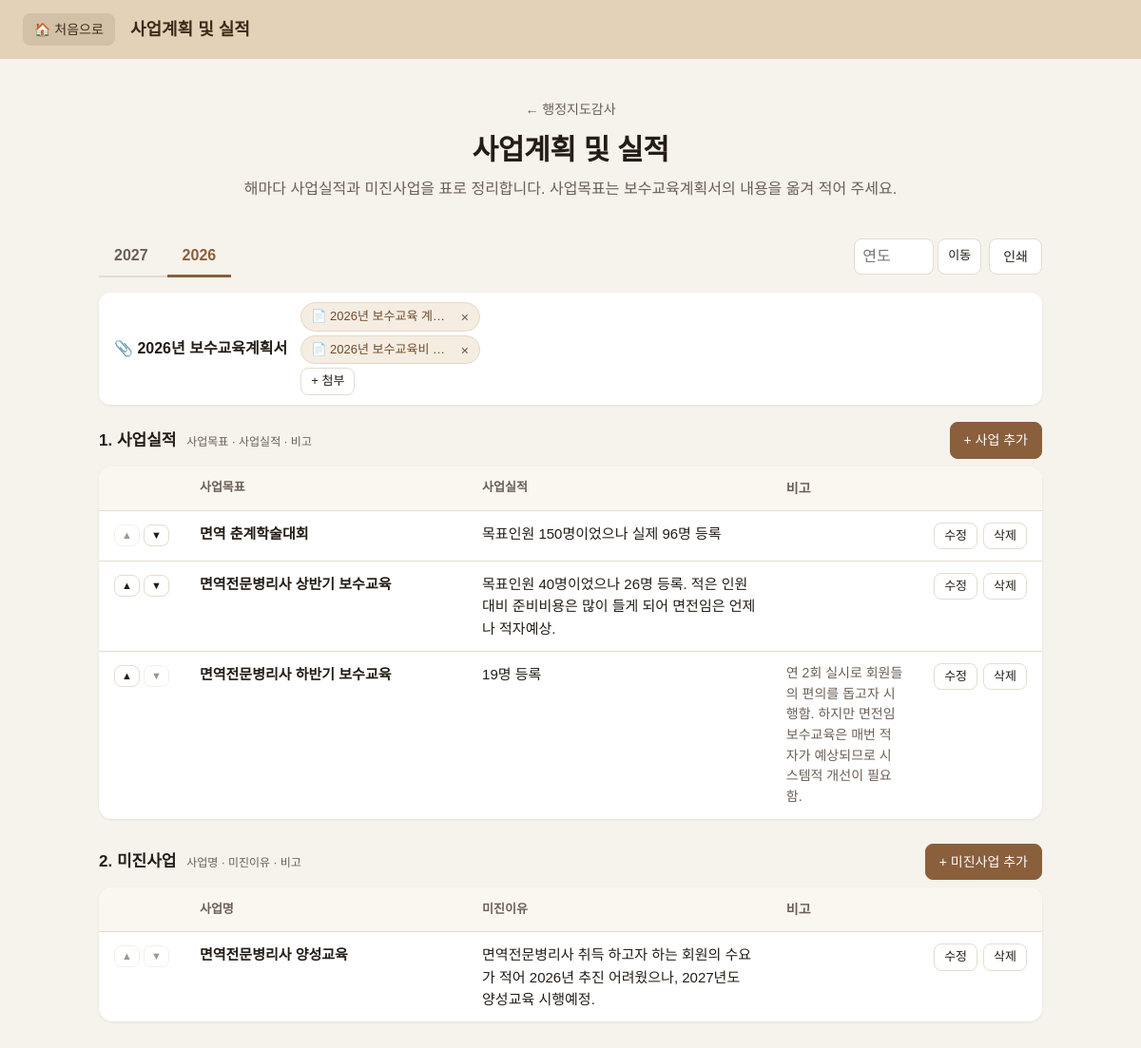
/audit/plans, run on the app's committed database.
### tables this page shows
CREATE TABLE files (
    id            INTEGER PRIMARY KEY AUTOINCREMENT,
    original_name TEXT NOT NULL,
    stored_path   TEXT NOT NULL,
    file_type     TEXT,                 -- pdf / doc / img
    target_type   TEXT,                 -- meeting, event, document ...
    target_id     INTEGER,
    uploaded_at   TEXT DEFAULT CURRENT_TIMESTAMP
, note TEXT);

CREATE TABLE plans (
    id      INTEGER PRIMARY KEY AUTOINCREMENT,
    kind    TEXT NOT NULL,              -- 실적 / 미진
    name    TEXT NOT NULL,              -- 사업목표 또는 사업명
    result  TEXT,                       -- 사업실적 또는 미진이유
    note    TEXT,
    year    INTEGER
, sort_order INTEGER);

### routes/plans.py (the view)
@bp.route("/audit/plans")
def list_view():
    with db() as conn:
        found = {r[0] for r in conn.execute("SELECT DISTINCT year FROM plans WHERE year IS NOT NULL")}
        found |= {r[0] for r in conn.execute("SELECT DISTINCT target_id FROM files WHERE target_type = ?", (PLAN_DOC,))}
        years = sorted(found, reverse=True)
        this_year = datetime.now().year
        default = this_year if this_year in found else (years[0] if years else this_year)
        sel = request.args.get("year") or str(default)
        sel = sel if sel.isdigit() else str(datetime.now().year)
        year = int(sel)
        if year not in years:
            years = sorted(set(years) | {year}, reverse=True)
        rows = conn.execute("SELECT * FROM plans WHERE year = ? ORDER BY COALESCE(sort_order, id), id", (year,)).fetchall()
        docs = storage.files_for(conn, (PLAN_DOC,), [year]).get((PLAN_DOC, year), [])
        events_rows = conn.execute("SELECT * FROM events WHERE substr(held_on, 1, 4) = ? ORDER BY held_on, start_time, id", (sel,)).fetchall()
        prev_goals = conn.execute("SELECT COUNT(*) FROM plans WHERE year = ? AND kind = '실적'", (year - 1,)).fetchone()[0]
    events = [_event_option(e) for e in events_rows]
    results = [r for r in rows if r["kind"] == "실적"]
    lags = [r for r in rows if r["kind"] == "미진"]
    return render_template(
        "plans.html", page=get_menu("plans"), years=years, year=year, results=results, lags=lags, docs=docs,
        accept=storage.ACCEPT_ATTR, can_copy=bool(prev_goals) and not results, events=events,
        has_pdf=any(d["file_type"] == "pdf" for d in docs))

### app.py (called while the page is built)
@app.context_processor
def inject_globals():
    return {"app_title": APP_TITLE, "menu": MENU}

### auth.py (called while the page is built, shortened)
def _get(key, default=None):
    with db() as conn:
        row = conn.execute("SELECT value FROM settings WHERE key = ?", (key,)).fetchone()
    return row["value"] if row else default

def password_is_set():
    return _get("money_password_hash") is not None

def is_unlocked():
    stamp = session.get("unlocked_at")
    if not stamp or session.get("epoch") != _get("lock_epoch", "0"):
        return False
    return time.time() - stamp < IDLE_SECONDS

@bp.before_app_request
def guard():
    if not request.path.startswith(PROTECTED_PATHS):
        return None

@bp.app_context_processor
def inject_lock_state():
    return {"unlocked": is_unlocked(), "password_set": password_is_set()}

### menu.py (called while the page is built)
def get_menu(key):
    for item in MENU:
        if item["key"] == key:
            return item
    return None

### models.py (called while the page is built)
def get_db():
    conn = sqlite3.connect(DB_PATH)
    conn.row_factory = sqlite3.Row
    conn.execute("PRAGMA foreign_keys = ON")
    return conn

@contextmanager
def db():
    conn = get_db()
    try:
        yield conn
        conn.commit()
    except Exception:
        conn.rollback()
        raise
    finally:
        conn.close()

### routes/plans.py (called while the page is built)
def _event_option(e):
    try:
        d = datetime.strptime(e["held_on"], "%Y-%m-%d")
        day = f"{d.year}. {d.month}. {d.day}.({WEEKDAYS[d.weekday()]})"
    except (TypeError, ValueError):
        day = e["held_on"] or ""
    when = day + (f" {e['start_time']}~{e['end_time']}" if e["start_time"] and e["end_time"] else "")
    lines = [f"일시: {when}"]
    if e["place"]:
        lines.append(f"장소: {e['place']}")
    if e["attendees"] is not None:
        lines.append(f"참석: {e['attendees']}명")
    title = e["name"] or e["kind"]
    return {"label": f"{day} · {e['kind']}{' · ' + e['name'] if e['name'] else ''}", "name": title, "text": "\n".join(lines)}

### storage.py (called while the page is built)
def files_for(conn, target_types, target_ids):
    out = {}
    if not target_ids:
        return out
    t_marks = ",".join("?" * len(target_types))
    i_marks = ",".join("?" * len(target_ids))
    rows = conn.execute(
        f"SELECT * FROM files WHERE target_type IN ({t_marks}) AND target_id IN ({i_marks}) ORDER BY id",
        (*target_types, *target_ids))
    for r in rows:
        out.setdefault((r["target_type"], r["target_id"]), []).append(r)
    return out

### templates/plans.html (shortened to what this page needs)
{% extends "base.html" %}
{% from "_files.html" import file_cell, viewer_dialog %}
{% block header_title %}{{ page.title }}{% endblock %}
{% macro plan_table(kind, rows, head1, head2, empty_text) %}
<div class="table-wrap">
  <table class="table plans-table">
    <thead><tr>
      <th class="no-print order-col"></th><th class="p-name">{{ head1 }}</th><th class="p-result">{{ head2 }}</th><th class="p-note">비고</th><th class="no-print actions-col"></th>
    </tr></thead>
    <tbody>
    {% for r in rows %}
      <tr>
        <td class="no-print order-col">
          <form method="post" action="{{ url_for('plans.move', plan_id=r.id) }}"><input type="hidden" name="dir" value="up"><button class="btn small icon" aria-label="위로" {{ 'disabled' if loop.first }}>▲</button></form>
          <form method="post" action="{{ url_for('plans.move', plan_id=r.id) }}"><input type="hidden" name="dir" value="down"><button class="btn small icon" aria-label="아래로" {{ 'disabled' if loop.last }}>▼</button></form>
        </td>
        <td class="p-name">{{ r.name }}</td>
        <td class="p-result">{{ r.result or '' }}</td>
        <td class="p-note">{{ r.note or '' }}</td>
        <td class="no-print actions-col">
          <div class="row-btns">
            <button type="button" class="btn small" data-open-edit="plan-dialog-{{ kind }}" data-id="{{ r.id }}"
                    data-name="{{ r.name }}" data-result="{{ r.result or '' }}" data-note="{{ r.note or '' }}">수정</button>
            <form method="post" action="{{ url_for('plans.delete', plan_id=r.id) }}" data-confirm="'{{ r.name[:30] }}' 항목을 삭제할까요?">
              <button class="btn small danger">삭제</button></form>
          </div>
        </td>
      </tr>
    {% else %}
      <tr><td colspan="5" class="muted empty-row">{{ empty_text }}</td></tr>
    {% endfor %}
    </tbody>
  </table>
</div>
{% endmacro %}
{% block content %}
{% set next_url = request.full_path.rstrip('?') %}
<section class="intro">
  <a class="back no-print" href="{{ url_for('audit_home') }}">← 행정지도감사</a>
  <h1>{{ page.title }}</h1>
  <p class="no-print">해마다 사업실적과 미진사업을 표로 정리합니다. 사업목표는 보수교육계획서의 내용을 옮겨 적어 주세요.</p>
</section>
<div class="toolbar no-print">
  <nav class="tabs" aria-label="연도">
    {% for y in years %}<a class="tab {{ 'active' if y == year }}" href="{{ url_for('plans.list_view', year=y) }}">{{ y }}</a>{% endfor %}
  </nav>
  <div class="actions">
    <form method="get" class="year-jump"><input type="number" name="year" min="2000" max="2100" placeholder="연도" aria-label="다른 연도 열기"><button class="btn small">이동</button></form>
    <button type="button" class="btn" onclick="window.print()">인쇄</button>
  </div>
</div>
<section class="plan-doc no-print">
  <strong>📎 {{ year }}년 보수교육계획서</strong>
  {{ file_cell('plan-doc', docs, url_for('plans.upload'), {'year': year}, accept, next_url) }}
</section>
<section class="plan-block">
  <div class="v-block-head plan-head">
    <h3>1. 사업실적 <small class="muted">사업목표 · 사업실적 · 비고</small></h3>
    <div class="actions no-print">
      <button type="button" class="btn primary" data-open-add="plan-dialog-실적">+ 사업 추가</button>
    </div>
  </div>
  {{ plan_table('실적', results, '사업목표', '사업실적', '등록된 사업이 없습니다. [+ 사업 추가]로 보수교육계획서의 사업목표를 입력하세요.') }}
</section>
<section class="plan-block">
  <div class="v-block-head plan-head">
    <h3>2. 미진사업 <small class="muted">사업명 · 미진이유 · 비고</small></h3>
    <div class="actions no-print"><button type="button" class="btn primary" data-open-add="plan-dialog-미진">+ 미진사업 추가</button></div>
  </div>
  {{ plan_table('미진', lags, '사업명', '미진이유', '미진사업이 없습니다.') }}
</section>
{% endblock %}

### templates/_files.html (shortened to what this page needs)
{% set kind_icon = {'pdf': '📄', 'image': '🖼️', 'docx': '📝', 'doc': '📝', 'hwp': '📃'} %}
{% macro file_cell(group, file_list, upload_url, hidden, accept, next_url) %}
  <div class="file-list">
    {% for f in file_list %}
      <span class="chip">
        <button type="button" class="chip-name" data-view data-group="{{ group }}"
                data-url="{{ url_for('files.view', file_id=f.id) }}"
                data-download="{{ url_for('files.download', file_id=f.id) }}"
                data-kind="{{ f.file_type }}" data-name="{{ f.original_name }}"
                title="{{ f.original_name }}">{{ kind_icon.get(f.file_type, '📎') }} {{ f.original_name }}</button>
        <form class="no-print" method="post" action="{{ url_for('files.delete', file_id=f.id) }}"
              data-confirm="'{{ f.original_name }}' 파일을 삭제할까요?">
          <button class="chip-x" aria-label="{{ f.original_name }} 삭제" title="삭제">✕</button>
        </form>
      </span>
    {% endfor %}
    <form class="attach-form no-print" method="post" enctype="multipart/form-data" action="{{ upload_url }}">
      <button type="button" class="btn small" data-pick>+ 첨부</button>
    </form>
  </div>
{% endmacro %}

### static/style.css (style rules this page uses)
:root { --bg: #f6f2ec; --ink: #241c15; --muted: #6b5f55; --line: #e4dccf; --brand: #8a5f3c; --brand-dark: #6f4b2d; --card: #ffffff; --topbar-bg: #e3d2b8; --topbar-ink: #3d2b1a; }
* { box-sizing: border-box; }
html, body { margin: 0; }
body { background: var(--bg); color: var(--ink); font-family: "Pretendard", "Malgun Gothic", "Apple SD Gothic Neo", "Noto Sans KR", sans-serif; line-height: 1.6; }
a { color: inherit; text-decoration: none; }
.intro { text-align: center; margin-bottom: 36px; }
.intro h1 { margin: 6px 0 4px; font-size: 30px; letter-spacing: -0.01em; }
.intro p { margin: 0; color: var(--muted); }
.back { font-size: 14px; color: var(--muted); }
.toolbar { display: flex; flex-wrap: wrap; align-items: center; justify-content: space-between; gap: 12px; margin-bottom: 16px; }
.tabs { display: flex; gap: 4px; border-bottom: 2px solid var(--line); }
.tab { padding: 8px 16px; margin-bottom: -2px; border-bottom: 3px solid transparent; color: var(--muted); font-weight: 600; }
.tab.active { color: var(--brand); border-bottom-color: var(--brand); }
.actions { display: flex; gap: 8px; flex-wrap: wrap; }
.btn { font: inherit; font-size: 14px; cursor: pointer; background: #fff; color: var(--ink); border: 1px solid var(--line); border-radius: 8px; padding: 7px 14px; }
.btn:disabled { opacity: .45; cursor: not-allowed; }
.btn.primary { background: var(--brand); border-color: var(--brand); color: #fff; }
.btn.small { padding: 3px 10px; font-size: 13px; }
.btn.icon { padding: 3px 7px; }
.table-wrap { background: var(--card); border-radius: 14px; overflow-x: auto; box-shadow: 0 1px 3px rgba(36, 28, 21, .08); }
.table { width: 100%; border-collapse: collapse; font-size: 15px; }
.table th, .table td { padding: 12px 16px; text-align: left; border-bottom: 1px solid var(--line); vertical-align: middle; }
.table th { background: #faf6f0; font-size: 13px; color: var(--muted); white-space: nowrap; }
.table tbody tr:last-child td { border-bottom: 0; }
.table .actions-col { width: 1%; white-space: nowrap; text-align: right; }
.table .actions-col form, .table .actions-col button { display: inline-block; }
.table .actions-col form { margin: 0; }
.file-list { display: flex; flex-direction: column; align-items: flex-start; gap: 4px; }
.chip { display: inline-flex; align-items: center; max-width: 190px; background: #f5ede1; border: 1px solid #e6d8c3; border-radius: 999px; padding: 1px 4px 1px 10px; }
.chip form { margin: 0; }
.chip-name { font: inherit; font-size: 13px; color: var(--brand-dark); background: none; border: 0; cursor: pointer; padding: 2px 0; overflow: hidden; text-overflow: ellipsis; white-space: nowrap; max-width: 150px; }
.chip-x { font: inherit; font-size: 11px; color: var(--muted); background: none; border: 0; cursor: pointer; padding: 3px 7px; border-radius: 999px; }
.attach-form { margin: 0; }
.muted { color: var(--muted); }
.v-block-head h3 { margin: 0 0 8px; font-size: 16px; }
.v-block-head h3 small { font-weight: 400; font-size: 12px; margin-left: 6px; }
.plan-doc { display: flex; align-items: center; gap: 14px; flex-wrap: wrap; background: var(--card); border-radius: 12px; padding: 10px 16px; margin-bottom: 18px; box-shadow: 0 1px 3px rgba(36, 28, 21, .08); }
.plan-block { margin-bottom: 26px; }
.plan-head { display: flex; justify-content: space-between; align-items: center; gap: 12px; flex-wrap: wrap; margin-bottom: 8px; }
.plan-head h3 { margin: 0; font-size: 17px; }
.plan-head .actions { display: flex; gap: 8px; }
.plans-table td { vertical-align: top; white-space: pre-line; line-height: 1.55; }
.plans-table .p-name { width: 34%; font-weight: 600; word-break: keep-all; }
.plans-table .p-result { width: 38%; }
.plans-table .p-note { width: 18%; color: var(--muted); font-size: 14px; }
.plans-table .order-col { width: 1%; white-space: nowrap; }
.plans-table .order-col form { display: inline; margin: 0; }
.plans-table .row-btns { display: flex; gap: 6px; }
.plans-table .row-btns form { margin: 0; }
.plans-table .btn.icon { padding: 2px 7px; font-size: 11px; }
.year-jump { display: inline-flex; gap: 4px; margin: 0; }
.year-jump input { width: 84px; font: inherit; padding: 5px 8px; border: 1px solid var(--line); border-radius: 8px; }

### data on the page
files: get "📄", original_name "2026년 보수교육 계…"
files: get "📄", original_name "2026년 보수교육비…"
plans: name "면역 춘계학술대회", result "목표인원 150명이었으나 실제 96명 등록"
plans: name "면역전문병리사 상반기 보수교육", result "목표인원 40명이었으나 26명 등록. 적은 인원대비 준비비용은 많이 들게 되어 면전임은 언제나 적자예상."
plans: name "면역전문병리사 하반기 보수교육", result "19명 등록", note "연 2회 실시로 회원들의 편의를 돕고자 시행함. 하지만 면전임 보수교육은 매번 적자가 예상되므로 시스템적 개선이 필요함."
plans: name "면역전문병리사 양성교육", result "면역전문병리사 취득 하고자 하는 회원의 수요가 적어 2026년 추진 어려웠으나, 2027년도 양성교육 시행예정."

### other printed values
{{ page.title }} "사업계획 및 실적"
{{ y }} "2027" "2026"
{{ year }} "2026"
{{ head1 }} "사업목표 사업명"
{{ head2 }} "사업실적 미진이유"
